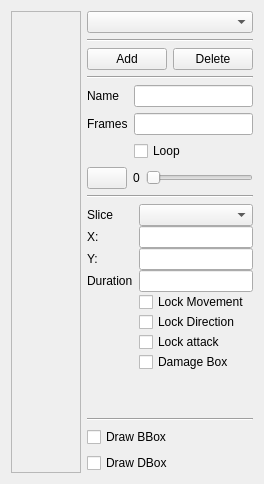
      <widget class="QWidget" name="tab_Animation">
       <attribute name="title">
        <string>Animation</string>
       </attribute>
       <layout class="QHBoxLayout" name="horizontalLayout_14" stretch="3,1">
        <item>
         <widget class="QScrollArea" name="scrollArea_Animation">
          <property name="widgetResizable">
           <bool>true</bool>
          </property>
          <widget class="QWidget" name="scrollAreaWidgetContents_4">
           <property name="geometry">
            <rect>
             <x>0</x>
             <y>0</y>
             <width>616</width>
             <height>525</height>
            </rect>
           </property>
          </widget>
         </widget>
        </item>
        <item>
         <widget class="QWidget" name="widget_2" native="true">
          <layout class="QVBoxLayout" name="verticalLayout_5">
           <property name="leftMargin">
            <number>0</number>
           </property>
           <property name="topMargin">
            <number>0</number>
           </property>
           <property name="rightMargin">
            <number>0</number>
           </property>
           <property name="bottomMargin">
            <number>0</number>
           </property>
           <item>
            <widget class="QComboBox" name="combo_animation"/>
           </item>
           <item>
            <widget class="Line" name="line_10">
             <property name="orientation">
              <enum>Qt::Horizontal</enum>
             </property>
            </widget>
           </item>
           <item>
            <layout class="QHBoxLayout" name="horizontalLayout_15">
             <property name="topMargin">
              <number>0</number>
             </property>
             <item>
              <widget class="QPushButton" name="btn_animation_add">
               <property name="text">
                <string>Add</string>
               </property>
              </widget>
             </item>
             <item>
              <widget class="QPushButton" name="btn_animation_delete">
               <property name="text">
                <string>Delete</string>
               </property>
              </widget>
             </item>
            </layout>
           </item>
           <item>
            <widget class="Line" name="line_11">
             <property name="orientation">
              <enum>Qt::Horizontal</enum>
             </property>
            </widget>
           </item>
           <item>
            <layout class="QFormLayout" name="formLayout">
             <property name="topMargin">
              <number>0</number>
             </property>
             <property name="bottomMargin">
              <number>0</number>
             </property>
             <item row="0" column="0">
              <widget class="QLabel" name="label_12">
               <property name="text">
                <string>Name</string>
               </property>
              </widget>
             </item>
             <item row="0" column="1">
              <widget class="QLineEdit" name="edit_animation_name"/>
             </item>
             <item row="1" column="0">
              <widget class="QLabel" name="label_13">
               <property name="text">
                <string>Frames</string>
               </property>
              </widget>
             </item>
             <item row="1" column="1">
              <widget class="QLineEdit" name="edit_animation_frames"/>
             </item>
             <item row="2" column="0">
              <widget class="QLabel" name="label_14">
               <property name="text">
                <string/>
               </property>
              </widget>
             </item>
             <item row="2" column="1">
              <widget class="QCheckBox" name="check_animation_loop">
               <property name="text">
                <string>Loop</string>
               </property>
              </widget>
             </item>
            </layout>
           </item>
           <item>
            <layout class="QHBoxLayout" name="horizontalLayout_16">
             <property name="topMargin">
              <number>0</number>
             </property>
             <item>
              <widget class="QPushButton" name="btn_animation_play">
               <property name="text">
                <string/>
               </property>
               <property name="icon">
                <iconset resource="resources.qrc">
                 <normaloff>:/res/resource/play.png</normaloff>:/res/resource/play.png</iconset>
               </property>
               <property name="checkable">
                <bool>true</bool>
               </property>
              </widget>
             </item>
             <item>
              <widget class="QLabel" name="label_animation_frame">
               <property name="text">
                <string>0</string>
               </property>
              </widget>
             </item>
             <item>
              <widget class="QSlider" name="slider_animation_frame">
               <property name="orientation">
                <enum>Qt::Horizontal</enum>
               </property>
              </widget>
             </item>
            </layout>
           </item>
           <item>
            <widget class="Line" name="line_12">
             <property name="orientation">
              <enum>Qt::Horizontal</enum>
             </property>
            </widget>
           </item>
           <item>
            <layout class="QFormLayout" name="formLayout_2">
             <property name="horizontalSpacing">
              <number>6</number>
             </property>
             <property name="verticalSpacing">
              <number>0</number>
             </property>
             <property name="topMargin">
              <number>0</number>
             </property>
             <property name="bottomMargin">
              <number>0</number>
             </property>
             <item row="3" column="1">
              <widget class="QLineEdit" name="edit_frame_duration"/>
             </item>
             <item row="3" column="0">
              <widget class="QLabel" name="label_15">
               <property name="text">
                <string>Duration</string>
               </property>
              </widget>
             </item>
             <item row="4" column="1">
              <widget class="QCheckBox" name="check_frame_lock_movement">
               <property name="text">
                <string>Lock Movement</string>
               </property>
              </widget>
             </item>
             <item row="5" column="1">
              <widget class="QCheckBox" name="check_frame_lock_direction">
               <property name="text">
                <string>Lock Direction</string>
               </property>
              </widget>
             </item>
             <item row="6" column="1">
              <widget class="QCheckBox" name="check_frame_lock_attack">
               <property name="text">
                <string>Lock attack</string>
               </property>
              </widget>
             </item>
             <item row="4" column="0">
              <widget class="QLabel" name="label_17">
               <property name="text">
                <string/>
               </property>
              </widget>
             </item>
             <item row="5" column="0">
              <widget class="QLabel" name="label_18">
               <property name="text">
                <string/>
               </property>
              </widget>
             </item>
             <item row="6" column="0">
              <widget class="QLabel" name="label_19">
               <property name="text">
                <string/>
               </property>
              </widget>
             </item>
             <item row="7" column="0">
              <widget class="QLabel" name="label_21">
               <property name="text">
                <string/>
               </property>
              </widget>
             </item>
             <item row="7" column="1">
              <widget class="QCheckBox" name="check_frame_damage_box">
               <property name="text">
                <string>Damage Box</string>
               </property>
              </widget>
             </item>
             <item row="2" column="1">
              <widget class="QLineEdit" name="edit_frame_y"/>
             </item>
             <item row="1" column="1">
              <widget class="QLineEdit" name="edit_frame_x"/>
             </item>
             <item row="1" column="0">
              <widget class="QLabel" name="label_20">
               <property name="text">
                <string>X:</string>
               </property>
              </widget>
             </item>
             <item row="2" column="0">
              <widget class="QLabel" name="label_22">
               <property name="text">
                <string>Y:</string>
               </property>
              </widget>
             </item>
             <item row="0" column="1">
              <widget class="QComboBox" name="combo_animation_slice"/>
             </item>
             <item row="0" column="0">
              <widget class="QLabel" name="label_23">
               <property name="text">
                <string>Slice</string>
               </property>
              </widget>
             </item>
            </layout>
           </item>
           <item>
            <spacer name="verticalSpacer_5">
             <property name="orientation">
              <enum>Qt::Vertical</enum>
             </property>
             <property name="sizeHint" stdset="0">
              <size>
               <width>20</width>
               <height>40</height>
              </size>
             </property>
            </spacer>
           </item>
           <item>
            <widget class="Line" name="line_13">
             <property name="orientation">
              <enum>Qt::Horizontal</enum>
             </property>
            </widget>
           </item>
           <item>
            <widget class="QCheckBox" name="check_draw_bbox">
             <property name="text">
              <string>Draw BBox</string>
             </property>
            </widget>
           </item>
           <item>
            <widget class="QCheckBox" name="check_draw_dbox">
             <property name="text">
              <string>Draw DBox</string>
             </property>
            </widget>
           </item>
          </layout>
         </widget>
        </item>
       </layout>
      </widget>
